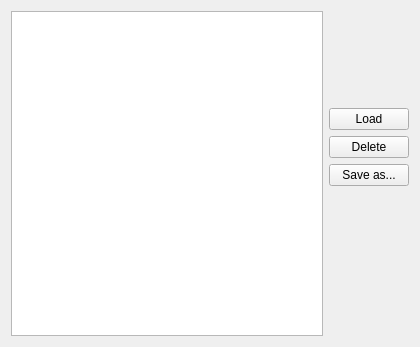
<?xml version="1.0" encoding="UTF-8"?>
<ui version="4.0">
 <class>TextEditor</class>
 <widget class="QWidget" name="TextEditor">
  <property name="geometry">
   <rect>
    <x>0</x>
    <y>0</y>
    <width>420</width>
    <height>347</height>
   </rect>
  </property>
  <property name="windowTitle">
   <string notr="true">Text Editor</string>
  </property>
  <layout class="QGridLayout" name="gridLayout">
   <item row="0" column="0" rowspan="5">
    <widget class="QPlainTextEdit" name="plainTextEdit">
     <property name="plainText">
      <string/>
     </property>
    </widget>
   </item>
   <item row="0" column="1">
    <spacer name="verticalSpacer_2">
     <property name="orientation">
      <enum>Qt::Vertical</enum>
     </property>
     <property name="sizeHint" stdset="0">
      <size>
       <width>20</width>
       <height>74</height>
      </size>
     </property>
    </spacer>
   </item>
   <item row="1" column="1">
    <widget class="QPushButton" name="loadButton">
     <property name="text">
      <string>Load</string>
     </property>
    </widget>
   </item>
   <item row="2" column="1">
    <widget class="QPushButton" name="deleteButton">
     <property name="text">
      <string>Delete</string>
     </property>
    </widget>
   </item>
   <item row="3" column="1">
    <widget class="QPushButton" name="saveAsButton">
     <property name="text">
      <string>Save as...</string>
     </property>
    </widget>
   </item>
   <item row="4" column="1">
    <spacer name="verticalSpacer">
     <property name="orientation">
      <enum>Qt::Vertical</enum>
     </property>
     <property name="sizeHint" stdset="0">
      <size>
       <width>20</width>
       <height>150</height>
      </size>
     </property>
    </spacer>
   </item>
  </layout>
 </widget>
 <resources/>
 <connections/>
</ui>
